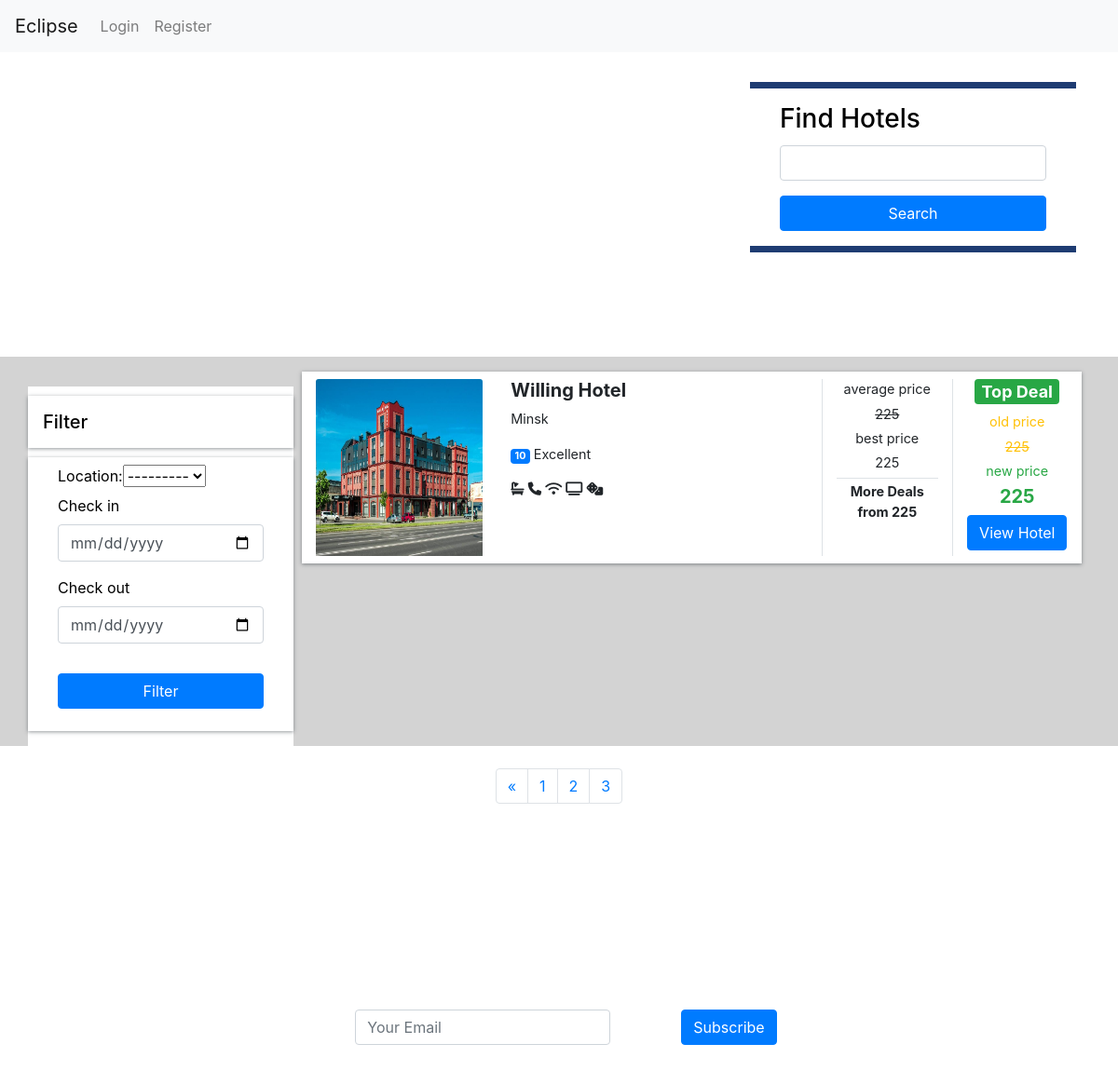
Screenshot of /?page=2 with the database file from the repository.
### agency/models.py (models this page shows, shortened)
class Hotel(models.Model):
    Cities = (
        ('Minsk', 'Minsk'),
        ('Brest', 'Brest'),
        ('Vitebsk', 'Vitebsk'),
        ('Mogilev', 'Mogilev'),
        ('Gomel', 'Gomel'),
        ('Grodno', 'Grodno'),
    )
    name = models.CharField(max_length=255)
    description = models.TextField()
    stars = models.IntegerField()
    location = models.CharField(max_length=10, choices=Cities)
    price = models.IntegerField(default=10)
    room_count = models.IntegerField(default=5)
    images = models.ImageField(upload_to="hotels/")

### agency/views.py (the view)
# urls.py: path('', views.hotel_list, name='hotel_list'),
def hotel_list(request):
    hotels = Hotel.objects.all()
    hotel_filter = HotelFilter(request.GET, queryset=hotels)
    pag = Paginator(Hotel.objects.all(), 2)
    page = request.GET.get('page')
    hotel = pag.get_page(page)
    return render(request, 'agency/hotel_list.html', {
        'hotels': hotels,
        'hotel': hotel,
        'hotel_filter': hotel_filter
    })

### agency/templates/agency/hotel_list.html (shortened to what this page needs)
{% extends 'agency/base.html' %}
{% block content %}
		<div class="container hotels-container">
			<div class="row mt-2 justify-content-between">
				<div class="col-md-8 text-white align-self-center mb-8 p-8">
					<h1>Eclipse </h1>
				</div>
				<div class="col-md-4">
					<div class=" form-card">
						<h3>Find Hotels</h3>
						<form method=POST action="{% url 'search_hotels' %}">
							<div class="row form-group">
								<div class="col-md-12">
									<input type="search" name="search" id="destination" class="form-control">
								</div>
							</div>
								<div class="row form-group">
									<div class="col-md-12">
										<input type="submit" class="btn btn-primary btn-block" value="Search">
									</div>
								</div>
						</form>
					</div>
				</div>
			</div>
		</div>
	<section class="search-container">
		<div class="container">
			<div class="row">
				<div class="col-lg-3">
					<div class="row mt-2 justify-content-between">
						<div class="filter-card">
							<h5>Filter</h5>
							<form action="get">
								{{ hotel_filter.form }}
								<div class="row form-group">
									<div class="col-md-12">
										<label for="mintopay">Check in</label>
										<p>
											<input type="date" name="checkin" id="checkin" class="form-control">
										</p>
									</div>
									<div class="col-md-12">
										<label for="maxtopay">Check out</label>
										<p>
											<input type="date" name="checkout" id="checkout" class="form-control">
										</p>
									</div>
								</div>
								<div class="row form-group">
									<div class="col-md-12">
										<button type="submit" class="btn btn-primary btn-block">Filter</button>
									</div>
								</div>
							</form>
						</div>
					</div>
				</div>
				<div class="col-lg-9  px-4">
					{% for hotel in hotel %}
					<div class="row search-card-result">
						<div class="col-md-3">
							<img class="card-img-top" src="{{hotel.images.url}}" alt="Card image cap">
						</div>
						<div class="col-md-5">
							<h5>{{ hotel.name }}</h5>
							<p>{{hotel.location}}</p>
							<p>
								<span class="badge badge-primary">{{hotel.stars}}</span> Excellent {{review.name}}</p>
							<p>
								<i class="fa fa-bath"></i>
								<i class="fa fa-phone"></i>
								<i class="fa fa-wifi"></i>
								<i class="fa fa-tv"></i>
								<i class="fas fa-dice"></i>
							</p>
						</div>
						<div class="col-md-2 border-left text-center more-offers">
							<p>average price</p>
							<p>
								<s>{{hotel.price}}</s>
							</p>
							<p>best price</p>
							<p>{{hotel.price}}</p>
							<p class="border-top additional">More Deals from {{hotel.price}}</p>
						</div>
						<div class="col-md-2 border-left text-center more-offers">
							<h4>
								<span class="badge badge-success">Top Deal</span>
							</h4>
							<div class="text-warning">
								<p>old price</p>
								<p>
									<s>{{hotel.price}}</s>
								</p>
							</div>
							<div class="text-success">
								<p>new price</p>
								<h5>{{hotel.price}}</h5>
							</div>
							<div><a class="btn btn-primary" href="{% url 'hotel_detail' pk=hotel.pk %}">View Hotel</a>
							</div>
						</div>
					</div>
					{% endfor %}
					</div>
				</div>
			</div>
	</section>
	<section class="py-4">
		<div class="container">
			<div class="row justify-content-center">
				<nav aria-label="Page navigation example">
					<ul class="pagination">
						{% if hotel.has_previous %}
						<li class="page-item">
							<a class="page-link" href="?page={{ hotel.previous_page_number }}" aria-label="Previous">
								<span aria-hidden="true">&laquo;</span>
							</a>
						</li>
						{% endif %}
						<li class="page-item">
							<a class="page-link" href="?page=1">1</a>
						</li>
						<li class="page-item">
							<a class="page-link" href="?page=2">2</a>
						</li>
						<li class="page-item">
							<a class="page-link" href="?page=3">3</a>
						</li>
					</ul>
				</nav>
			</div>
		</div>
	</section>
	<section id="subscribe-panel">
		<div class="container">
			<div class="row">
				<div class="col-md-8 offset-md-2 text-center">
					<h2>Subscribe</h2>
				</div>
			</div>
			<div class="row">
				<div class="col-md-8 offset-md-2">
					<form class="form-inline justify-content-center">
						<div class="form-group mb-2 col-md-6 col-sm-6">
							<input type="email" class="form-control" id="email" placeholder="Your Email">
						</div>
						<button type="submit" class="btn btn-primary mb-2">Subscribe</button>
					</form>
				</div>
			</div>
		</div>
	</section>
 {% endblock %}

### agency/static/css/test.css (style rules this page uses)
body { font-family: "Lato", Arial, sans-serif; font-weight: 400; font-size: 16px; line-height: 1.7; background-image: url(https://wallpapercave.com/wp/wp4803756.jpg); background-size: cover; background-position: center; color: #777; }
nav { margin-bottom: 1rem; }
nav a { color: white; -webkit-transition: 0.5s; -o-transition: 0.5s; transition: 0.5s; }
.form-card { background: #fff; border-bottom: 7px solid #1e3c72; border-top: 7px solid #1e3c72; color: black; padding: 0 2rem; }
.form-card h3 { color: #000; padding: 1rem 0 0.1rem 0; }
#process h2, h3 { border-bottom: 2px solid #fff; color: #fff; margin: 1rem 0; padding: 0 0 1rem 0; }
#subscribe-panel { padding: 5rem 1rem; }
#subscribe-panel h2 { position: relative; margin-bottom: 10px; color: white; line-height: 1.5; font-size: 50px; font-weight: 300; }
.hotels-container { padding: 0.5rem 0 7rem 0; }
.search-container { background: #d3d3d3; }
.search-card-result { box-shadow: 0px 1px 4px rgba(41, 51, 57, 0.5); margin: 1rem 0; padding: 0.5rem 0; background-color: #fff; }
.search-card-result img { height: 190px; }
.search-card-result h5 { font-style: 1.1rem; font-weight: 700; }
.search-card-result p { font-size: 0.9rem; }
.search-card-result .more-offers p { margin-bottom: 0.3rem; }
.more-offers .additional { padding-top: 0.2rem; font-weight: 700; }
.filter-card { padding: 0; background: #fff; color: black; }
.filter-card h5 { margin: 10px 0; padding: 1rem; box-shadow: 0px 1px 4px rgba(41, 51, 57, 0.5); color: #000; }
.filter-card form { box-shadow: 0px 1px 4px rgba(41, 51, 57, 0.5); padding: 0.5rem 2rem; }

### rows the page displays
Hotel: images (picture), name "Willing Hotel", location "Minsk", stars "10", price "225"
